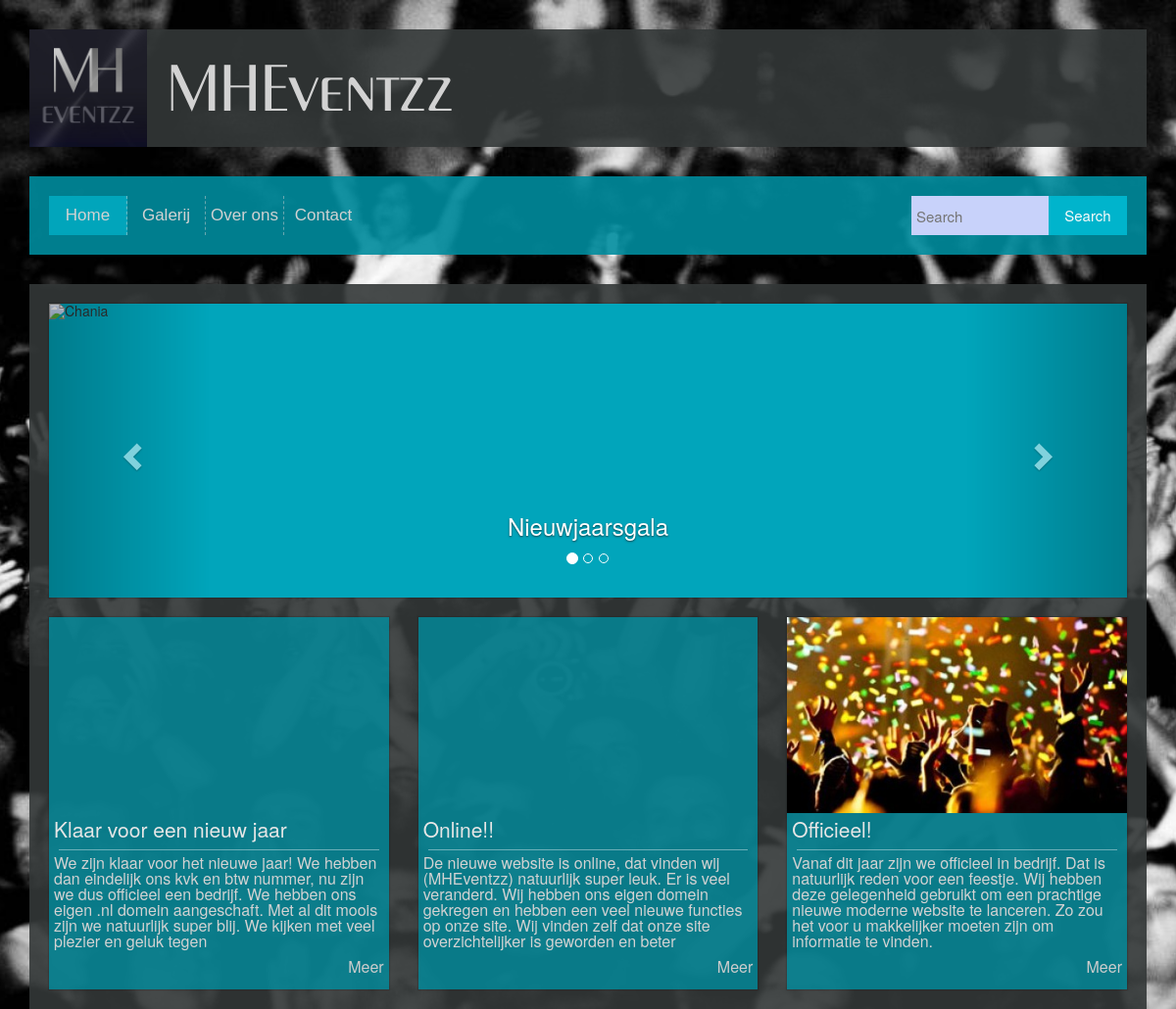
The page / on the database its author committed.
### tables this page shows
CREATE TABLE `posts` (
  `post_id` int(11) NOT NULL,
  `category_id` int(1) NOT NULL,
  `post_title` varchar(255) NOT NULL,
  `post_content` text NOT NULL,
  `post_by` int(11) NOT NULL,
  `post_date` date NOT NULL,
  `post_visible` int(11) NOT NULL,
  `post_img` varchar(300) NOT NULL
);

### index.php (the view, shortened to what this page needs)
<?php
include "top.php";
$SQL = "SELECT post_id, post_by, category_id, post_title, MID(post_content,1,255) AS post_content, DATE_FORMAT(post_date,'%d')AS post_date_day, DATE_FORMAT(post_date,'%M')AS post_date_month, DATE_FORMAT(post_date,'%Y')AS post_date_year, post_img FROM posts WHERE post_visible = 1 ORDER BY post_date DESC, post_id DESC LIMIT 3";
$result1 = $connection->query($SQL);
?>
<article class="body-item">
	<div class="slider hidden-xs padding-20-top">
		<div id="myCarousel" class="carousel slide shadow" data-ride="carousel">
			<ol class="carousel-indicators">
				<li data-target="#myCarousel" data-slide-to="0" class="active"></li>
				<li data-target="#myCarousel" data-slide-to="1"></li>
				<li data-target="#myCarousel" data-slide-to="2"></li>
			</ol>
			<div class="carousel-inner" role="listbox">
				<div class="item active height-300">
					<img src="IMG/nieuwjaar2016.jpg" alt="Chania" class="cover">
					<div class="carousel-caption">
						<h3>Nieuwjaarsgala</h3>
					</div>
				</div>
			</div>
			<a class="left carousel-control" href="#myCarousel" role="button" data-slide="prev">
				<span class="glyphicon glyphicon-chevron-left" aria-hidden="true"></span>
			</a>
			<a class="right carousel-control" href="#myCarousel" role="button" data-slide="next">
				<span class="glyphicon glyphicon-chevron-right" aria-hidden="true"></span>
			</a>
		</div>
	</div>
	<div class="row row-eq-height">
		<?php
			while($row1 = $result1->fetch_assoc()){
				echo "<div class='col-xs-12 col-sm-6 col-md-4'>";
					echo "<div class='box shadow'>";
                    echo "<a class='gal-album-img' href='nieuws_page?page=" . $row1['post_id'] . "' style='background-image:url(" . $row1['post_img'] . ")'></a>";
						echo "<div class='min-height-180'>";
							echo "<div class='box-heading'>" . $row1['post_title'] . "</div>";
							echo "<div class='hr'></div>";
							echo "<div class='box-body'>";
								echo "<p>" . $row1['post_content'] . "</p>";
                                echo "<a class='more' href='nieuws_page.php?id=" . $row1['post_id'] . "'>Meer</a>";
							echo "</div>";
						echo "</div>";
					echo "</div>";
				echo "</div>";
			}
		?>
	</div>
</article>
<?php
include "bottom.php";
?>

### CSS/style.css (style rules this page uses)
html { width: 100%; height: 100%; }
body { width: 100%; height: 100%; background: url("../IMG/crowd.jpg"); -o-background-size: cover !important; -moz-background-size: cover !important; -webkit-background-size: cover !important; background-size: cover !important; background-repeat: no-repeat; background-position: center; background-attachment: fixed; }
.body-item { margin-top: 30px; }
.height-300 { height: 300px; }
.cover { width: 100% !important; overflow: hidden; }
.shadow { box-shadow: 0px 0px 1px 1px rgba(20,20,20,0.2); }
.active { background-color: rgb(1, 165, 187); }
article { background-color: rgba(52,56,56,0.9); min-height: 400px; box-sizing: border-box; padding: 20px; padding-top: 0px; }
.box { display: block; min-height: 100px; background-color: rgba(0,140,158,0.8); overflow: hidden; margin-top: 20px; }
.box-heading { display: inline-block; color: rgb(230,230,230); font-size: 21px; line-height: 23px; box-sizing: border-box; overflow: hidden; padding: 5px; }
.hr { height: 1px; width: calc(100% - 20px); background: rgba(255,255,255,0.4); margin: auto; }
.box-body { display: inline-block; color: rgb(210,210,210); font-size: 16px; line-height: 16px; box-sizing: border-box; padding: 5px; }
.padding-20-top { padding-top: 20px; }
.min-height-180 { min-height: 180px; }
.gal-album-img { display: block; background: url(../IMG/logo.jpg) no-repeat center center; -webkit-background-size: cover; -moz-background-size: cover; -o-background-size: cover; background-size: cover; height: 200px; position: relative; }
.more { float:right; color:#cccccc; }

### rows shown on the page
posts: post_title "Klaar voor een nieuw jaar", post_content "We zijn klaar voor het nieuwe jaar! We hebben dan eindelijk ons kvk en btw nummer, nu zijn we dus officieel een bedrijf. We hebben ons eigen .nl domein aangeschaft. Met al dit moois zijn we natuurlijk super blij. We kijken met veel plezier en geluk tegen"
posts: post_title "Online!!", post_content "De nieuwe website is online, dat vinden wij (MHEventzz) natuurlijk super leuk. Er is veel veranderd. Wij hebben ons eigen domein gekregen en hebben een veel nieuwe functies op onze site. Wij vinden zelf dat onze site overzichtelijker is geworden en beter"
posts: post_img (picture), post_title "Officieel!", post_content "Vanaf dit jaar zijn we officieel in bedrijf. Dat is natuurlijk reden voor een feestje. Wij hebben deze gelegenheid gebruikt om een prachtige nieuwe moderne website te lanceren. Zo zou het voor u makkelijker moeten zijn om informatie te vinden."
